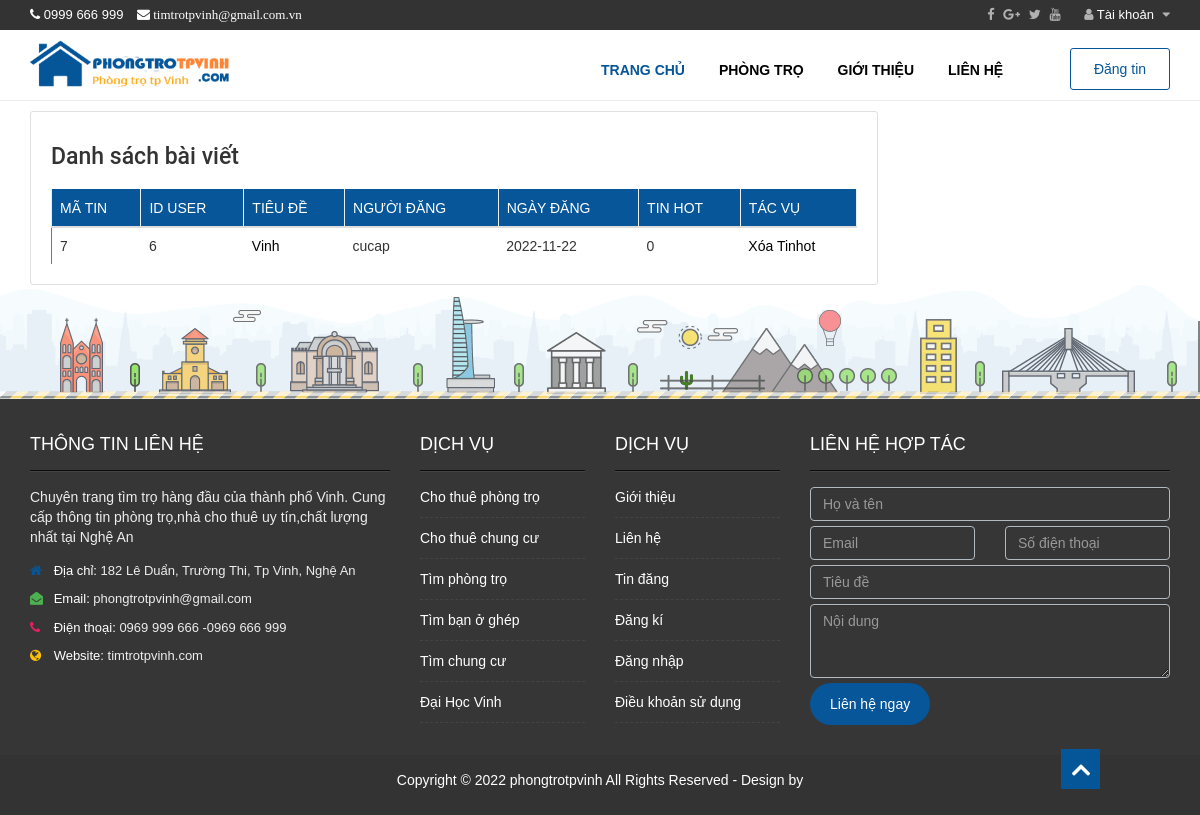
The app's page /index.php?p=qlbd (signed in) with its own data.
### tables this page shows
CREATE TABLE `motel` (
  `Idtin` int(11) NOT NULL,
  `Tieude` varchar(255) NOT NULL,
  `Noidung` text DEFAULT NULL,
  `Sdt` int(11) NOT NULL,
  `Ngaydang` date NOT NULL,
  `Malt` int(11) NOT NULL,
  `Iduser` int(11) NOT NULL,
  `Idphuong` int(11) NOT NULL,
  `Gia` int(11) DEFAULT NULL,
  `Dientich` int(3) NOT NULL,
  `Diachi` varchar(255) NOT NULL,
  `Anh` varchar(255) NOT NULL,
  `Tinhot` bit(1) NOT NULL,
  `Thongtinlh` varchar(250) NOT NULL
);

CREATE TABLE `user` (
  `Iduser` int(11) NOT NULL,
  `Taikhoan` varchar(50) NOT NULL,
  `Matkhau` varchar(255) NOT NULL,
  `Hoten` varchar(255) NOT NULL,
  `Sdt` int(11) NOT NULL,
  `Quyen` bit(1) NOT NULL
);

### admin/quanlybaidang.php (the view, shortened to what this page needs)
<?php
include"lib/dbcon.php";
                            $sql="SELECT * FROM `motel` INNER JOIN user ON motel.Iduser=user.Iduser";
                            $query_danhsach=mysqli_query($con,$sql);
                            ?>
<div class="col-xs-12 col-col-md-12 col-sm-12 col-lg-9">
    <div class="content">
        <div class="single-post-new">
            <div class="content-single-news">
                <h3>Danh sách bài viết</h3>
                <article class="post-content">
                    <div class="form-dat-bai">
                        <table class="table table-hover table-border" id="list-post">
                            <thead>
                                <th>Mã tin</th>
                                <th>Id user</th>
                                <th>Tiêu đề</th>
                                <th>Người đăng</th>
                                <th>Ngày đăng</th>
                                <th>Tin hot</th>
                                <th>Tác vụ</th>
                            </thead>
                            <tbody>
                            <?php while($row_danhsach=mysqli_fetch_array($query_danhsach)){
                                ?>
                                <tr>
                                    <td>
                                    <?php echo $row_danhsach['Idtin'] ?>
                                    </td>
                                    <td>
                                    <?php echo $row_danhsach['Iduser'] ?>
                                    </td>
                                    <td>
                                    <a href="index.php?p=chitiettin&idtin=<?php echo $row_danhsach['Idtin'] ?>"><?php echo $row_danhsach['Tieude'] ?></a>
                                    </td>
                                    <td>
                                    <?php echo $row_danhsach['Hoten'] ?>
                                    </td>
                                    <td>
                                    <?php echo $row_danhsach['Ngaydang'] ?>
                                    </td>
                                    <td>
                                    <?php echo $row_danhsach['Tinhot'] ?>
                                    </td>
                                    <td>
                                        <a href="user/xulyxoabai.php?d=<?php echo $row_danhsach['Idtin'] ?>">Xóa</a>
                                        <a href="admin/tinhot.php?d=<?php echo $row_danhsach['Idtin'] ?>&&t=<?php echo $row_danhsach['Tinhot'] ?>">Tinhot</a>
                                    </td>
                                </tr>
                            <?php }?>
                            </tbody>
                        </table>
                    </div>
                </article>
            </div>
        </div>
    </div>
</div>

### css/style.css (style rules this page uses)
a:link, a:visited { color: #000; }
.content { background: #F2F2F2; }
.main-content .content { background: #fff; }
article.post-content { font-size: 16px; }
article.post-content div { margin: 0 0 5px; line-height: 1.8; font-size: 16px; }
.content .content-single-news h3 { font-size: 23px; font-family: Roboto; font-weight: 500; color: #333; margin-bottom: 17px; line-height: 30px; }
.single-post-new { padding: 10px 20px 0; background: #fff; border: 1px solid #dddfe2; border-radius: 3px; }
article.post-content table { border-collapse: collapse; border-spacing: 0; font-size: 14px; line-height: 2; margin: 0 0 20px; width: 100%; }
article.post-content table { border-left: 1px solid #777777; }
article.post-content table thead { background: #065699; color: #fff; border: 1px solid #065699; }
article.post-content th { font-weight: normal !important; text-transform: uppercase; border: 1px solid #ededed; }

### records on screen
motel: Idtin "7", Iduser.Iduser "6", Tieude "Vinh", Iduser.Hoten "cucap", Ngaydang "2022-11-22", Tinhot "0"
